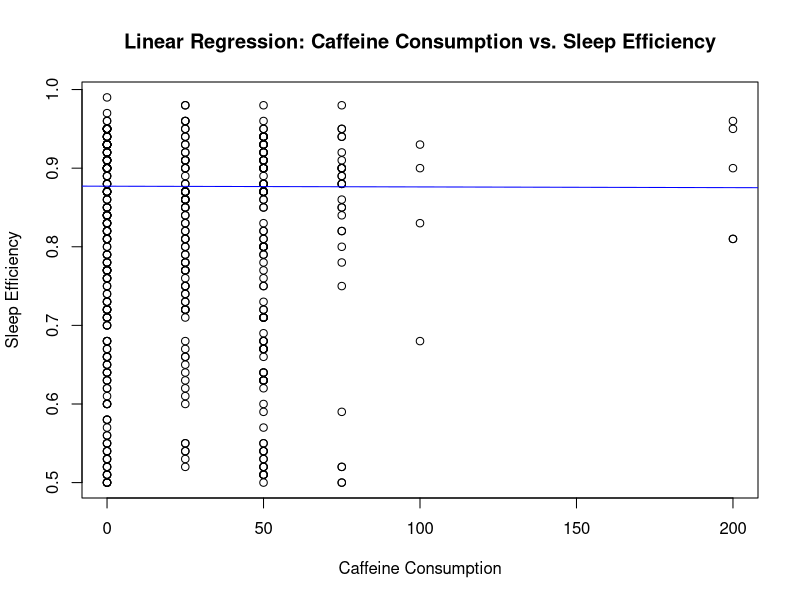
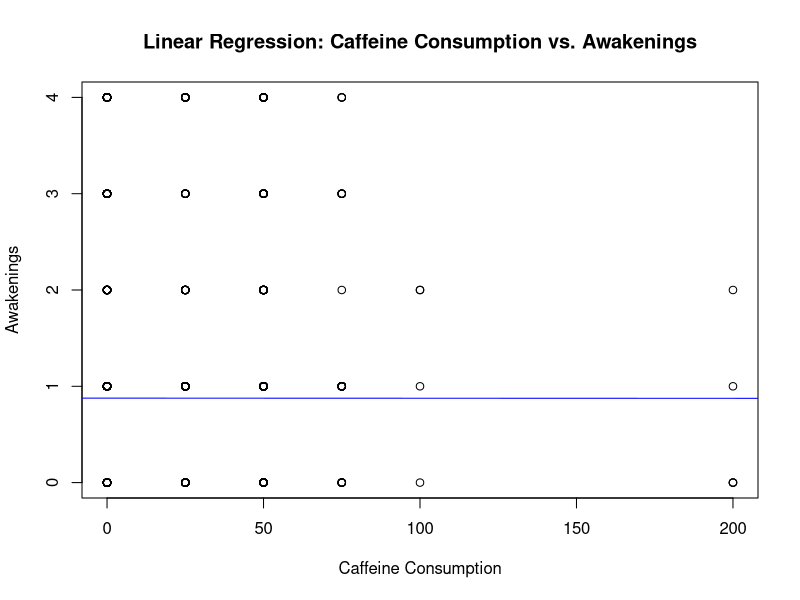
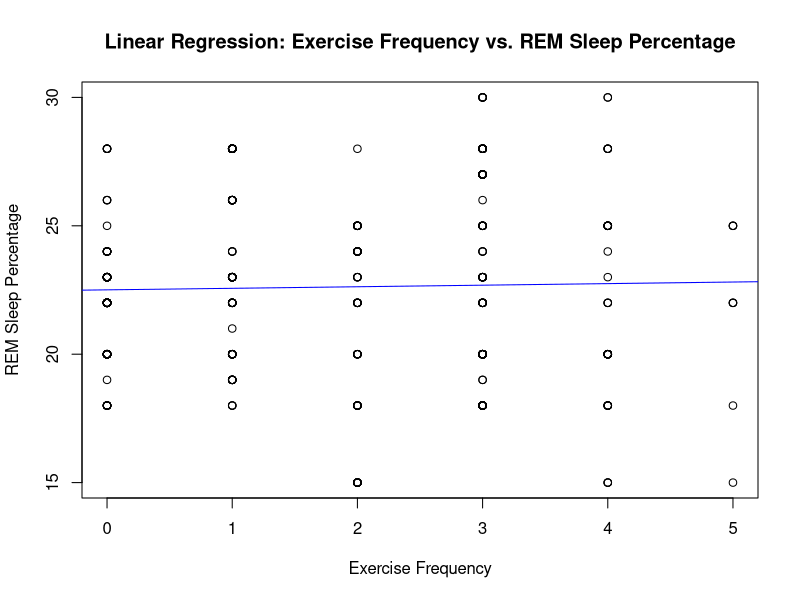

Reproduce these figures in R, in order.
# Load necessary libraries
library(ggplot2)
library(dplyr)

# Load your dataset
df <- read.csv("Sleep_Efficiency.csv")

# Check the class of the 'Gender' column
class(df$Gender)

# Convert 'Gender' to a factor
df$Gender <- as.factor(df$Gender)

# Display the first few rows of the dataset
head(df)

# Check for NULL values in 'Gender' column
any(is.null(df$Gender))

# Convert 'Gender' and 'Smoking_status' to factors if necessary
df$Gender <- as.factor(df$Gender)
df$Smoking_status <- as.factor(df$Smoking_status)

# Question 2: How does caffeine consumption relate to sleep efficiency and the number of awakenings?
model_caffeine <- lm(Sleep_efficiency ~ Caffeine_consumption + Awakenings, data = df)

# Summary of the regression model
summary(model_caffeine)

# Plot the linear regression line for Caffeine Consumption and Sleep Efficiency
plot(df$Caffeine_consumption, df$Sleep_efficiency, xlab = "Caffeine Consumption", ylab = "Sleep Efficiency", main = "Linear Regression: Caffeine Consumption vs. Sleep Efficiency")
abline(model_caffeine, col = "blue")  # Add the regression line to the plot

# Plot the linear regression line for Caffeine Consumption and Awakenings
plot(df$Caffeine_consumption, df$Awakenings, xlab = "Caffeine Consumption", ylab = "Awakenings", main = "Linear Regression: Caffeine Consumption vs. Awakenings")
abline(model_caffeine, col = "blue")  # Add the regression line to the plot

# Question 3: Is there a significant association between exercise frequency and the percentage of REM sleep?
model_exercise_rem <- lm(REM_sleep_percentage ~ Exercise_frequency, data = df)

# Summary of the regression model
summary(model_exercise_rem)

# Plot the linear regression line for Exercise Frequency and REM Sleep Percentage
plot(df$Exercise_frequency, df$REM_sleep_percentage, xlab = "Exercise Frequency", ylab = "REM Sleep Percentage", main = "Linear Regression: Exercise Frequency vs. REM Sleep Percentage")
abline(model_exercise_rem, col = "blue")  # Add the regression line to the plot
